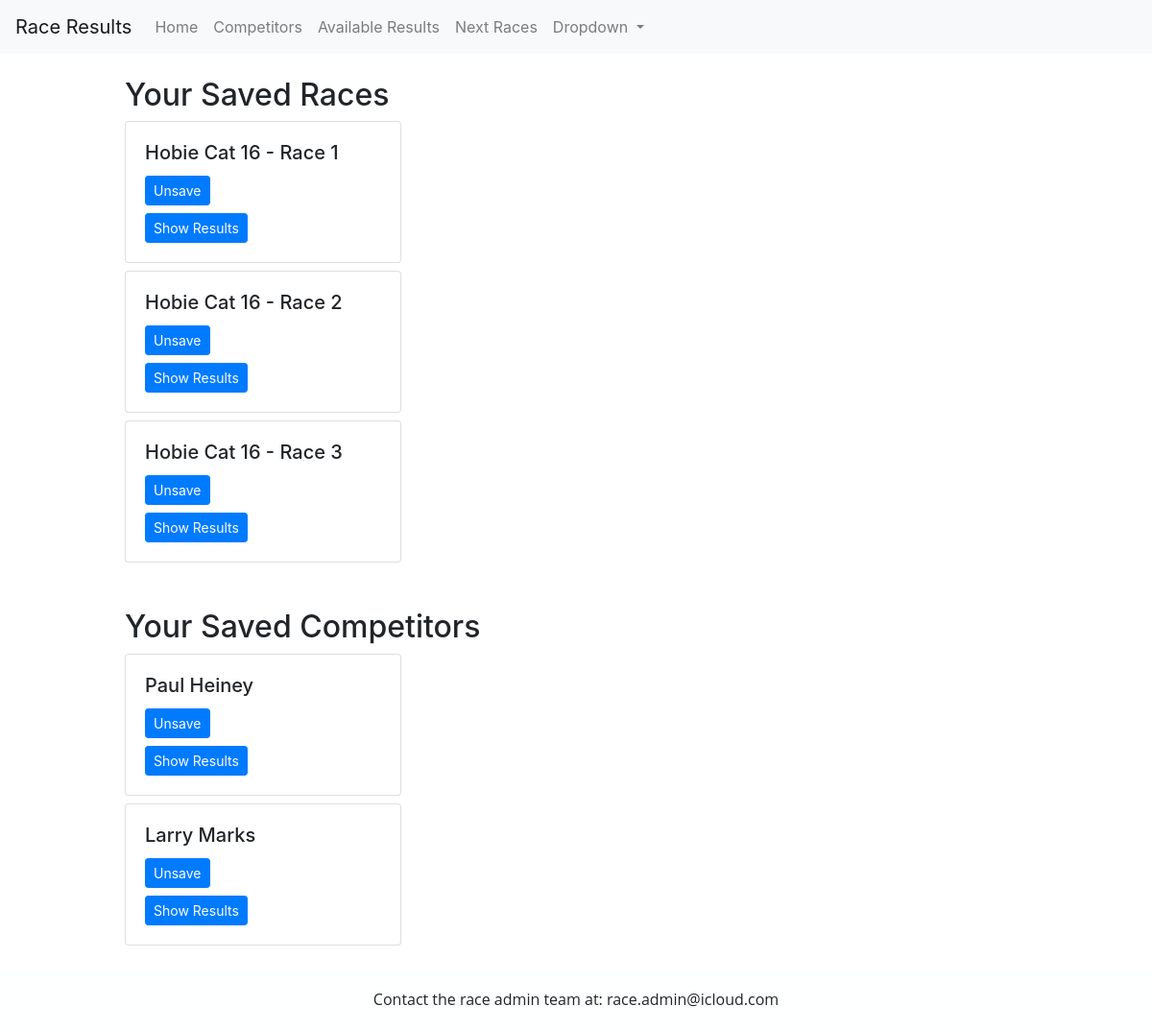
Page /account (signed in) on the committed database.
### app/models.py (models this page shows)
class Race(db.Model):
    __tablename__= 'race'
    id = db.Column(db.Integer, primary_key=True)
    race_date = db.Column(db.DateTime, nullable=False)
    description = db.Column(db.String)
    status = db.Column(db.Boolean, default=False) # true for complete, false for incomplete
    competitor_races = db.relationship('CompetitorRace', back_populates='race')

class Competitor(db.Model):
    __tablename__ ='competitor'
    id = db.Column(db.Integer, primary_key=True)
    first_name = db.Column(db.String(15), index=True, unique=True)
    last_name = db.Column(db.String(25), index=True, unique=True)
    club = db.Column(db.String(100))
    age = db.Column(db.Integer)
    competitor_races = db.relationship('CompetitorRace', back_populates='competitor')

### app/views.py (the view)
@app.route('/account')
@login_required
def account():
    return render_template('account.html', user=current_user)

### app/views.py (called while the page is built)
@login_manager.user_loader
def load_user(user_id):
    return User.query.get(int(user_id)) #returns None if the ID is not valid

### app/templates/account.html (shortened to what this page needs)
{% extends "base.html" %}
{% block content %}
<div class="container">
    <h2>Your Saved Races</h2>
    {% for race in user.saved_races %}
        <div class="card mt-2" style="width: 18rem;">
            <div class="card-body">
                <h5 class="card-title">{{ race.description }}</h5>
                <form action="{{ url_for('unsave_race', race_id=race.id) }}" method="post">
                    <button class="btn btn-primary btn-sm" type="submit">Unsave</button>
                </form>
                <td>
                    <a href="{{ url_for('show_race_results', race_id=race.id) }}" class="btn btn-primary btn-sm mt-2">Show Results</a>
                </td>
            </div>
        </div>
    {% endfor %}
</div>
<div class="container mt-5">
    <h2>Your Saved Competitors</h2>
    {% for competitor in user.saved_competitors %}
        <div class="card mt-2" style="width: 18rem;">
            <div class="card-body">
                <h5 class="card-title">{{ competitor.first_name }} {{ competitor.last_name }}</h5>
                <form action="{{ url_for('unsave_competitor', competitor_id=competitor.id) }}" method="post">
                    <button class="btn btn-primary btn-sm" type="submit">Unsave</button>
                </form>
                <td>
                    <a href="{{ url_for('show_competitor_results', competitor_id=competitor.id) }}" class="btn btn-primary btn-sm mt-2">Show Results</a>
                </td>
            </div>
        </div>
    {% endfor %}
</div>
</html>
{% endblock %}

### app/static/style.css (style rules this page uses)
body, h1, h2, h3, p, ul, li { margin: 0; padding: 0; }

### rows in the picture
Race: description "Hobie Cat 16 - Race 1"
Race: description "Hobie Cat 16 - Race 2"
Race: description "Hobie Cat 16 - Race 3"
Competitor: first_name "Paul", last_name "Heiney"
Competitor: first_name "Larry", last_name "Marks"
